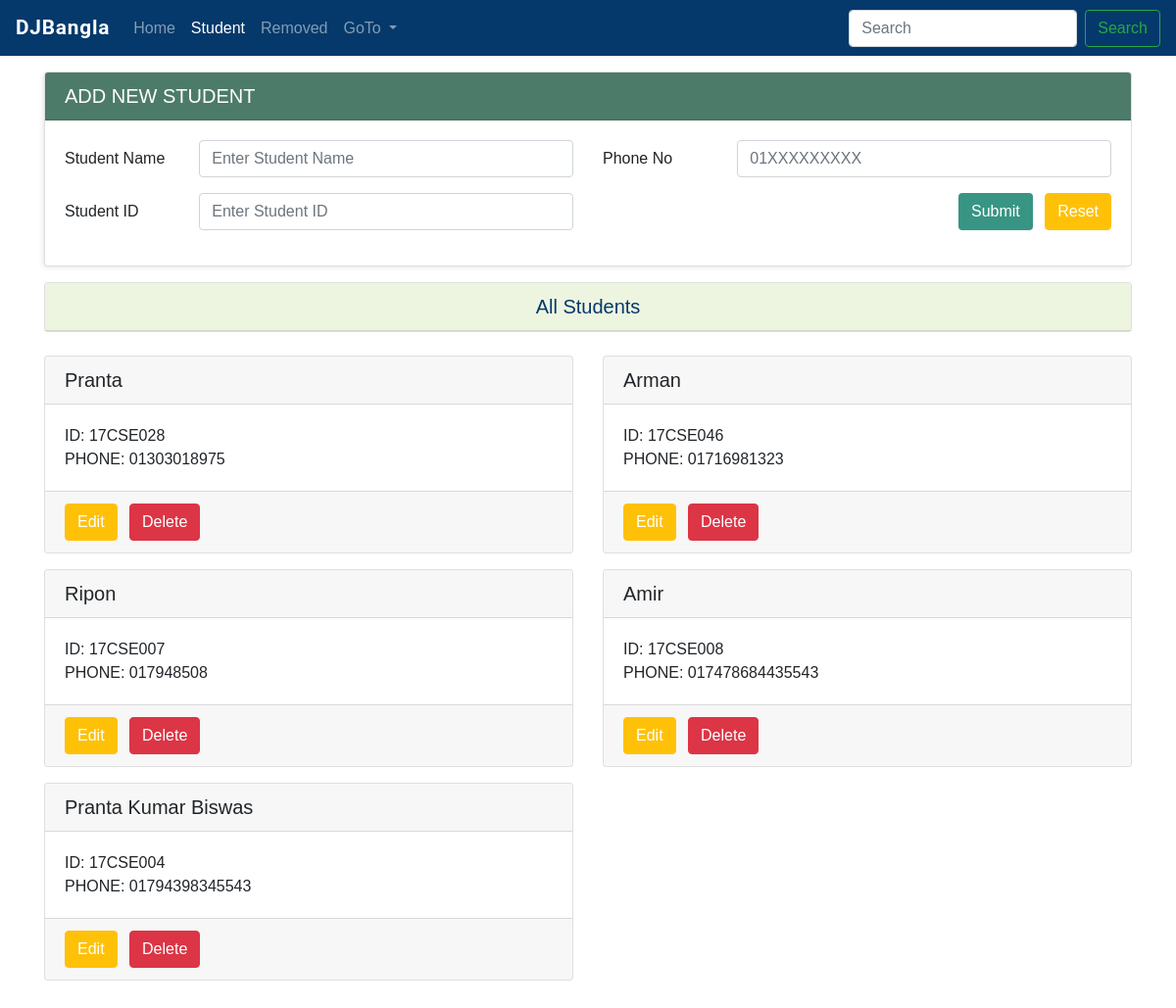
Page /crudsearch/student/?stu_page=2 on the earlier database version.
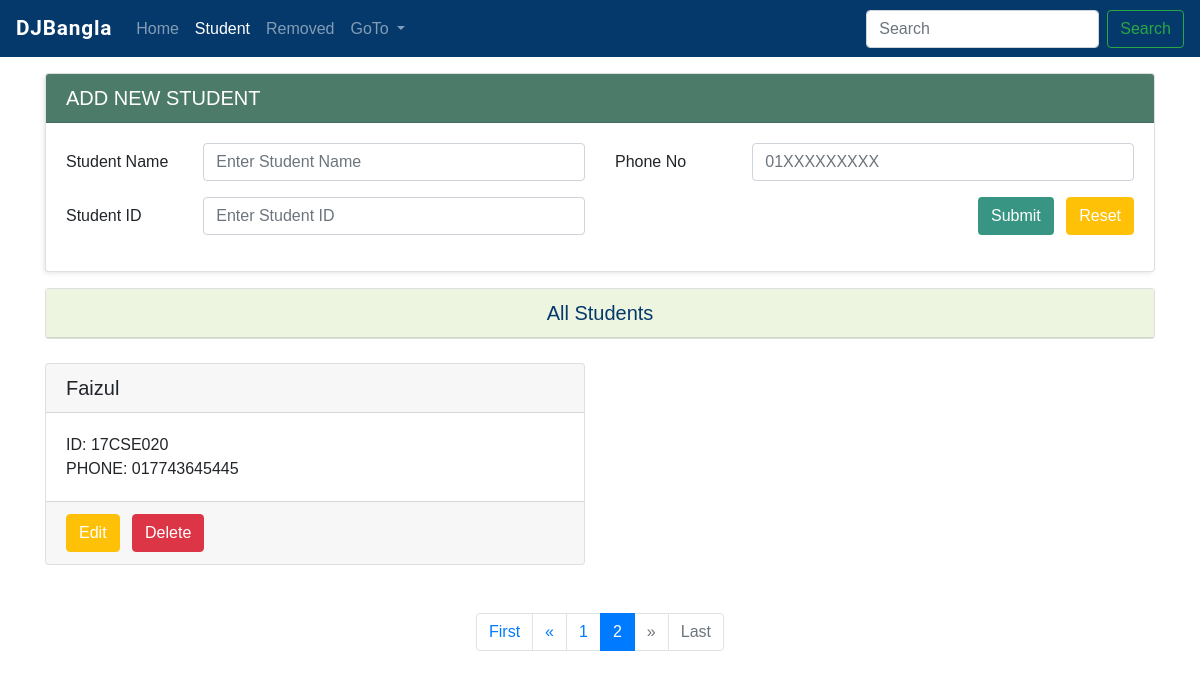
Same page on the later database version.
### crudsearch/models.py (models this page shows, shortened)
class Student(models.Model):
    name = models.CharField( max_length=50)
    student_id = models.CharField(max_length=50, unique = True)
    phone = models.CharField(max_length=50)

### crudsearch/views.py (the view)
# urls.py: path('student/',views.crudsearch_student, name="crudsearch_student"),
def crudsearch_student(request):
    student = Student.objects.all()
    stu_paginator = Paginator(student, 6)
    stu_page = request.GET.get('stu_page')
    try:
        student = stu_paginator.page(stu_page)
    except PageNotAnInteger:
        student = stu_paginator.page(1)
    except EmptyPage:
        student = stu_paginator.page(stu_paginator.num_pages)
    if request.method == 'POST':
        myform = StudentRegistration(request.POST)
        if myform.is_valid():
            name = myform.cleaned_data['name']
            student_id = myform.cleaned_data['student_id']
            phone = myform.cleaned_data['phone']
            register = Student(name = name, student_id = student_id, phone = phone)
            register.save()
            messages.success(request, 'Student Added successfully')
            return HttpResponseRedirect('/crudsearch/student/')
    else:
        myform = StudentRegistration()
    diction = {'myform':myform, 'student':student}
    return render(request, 'crudsearch/student.html', context = diction)

### crudsearch/forms.py (shortened to what this page needs)
class StudentRegistration(forms.ModelForm):
    class Meta:
        model = Student
        fields = ['name', 'student_id', 'phone']

### templates/crudsearch/student.html (shortened to what the changed rows need)
{% extends 'crudsearch/base.html' %}
{% block extracsscdn %}
<link href="https://cdn.jsdelivr.net/npm/select2@4.1.0-beta.1/dist/css/select2.min.css" rel="stylesheet" />
{% endblock extracsscdn %}
{% block body %}
<div class="container pt-3">
<div class="row">
    {% if student %}
            {% for student in student %}
            <div class="col-md-6 col-sm-6 mt-3">
            <div class="card ">
                <div class="card-header">
                    <h5>{{student.name}}</h5>
                </div>
                <div class="card-body">
                    ID: {{student.student_id}}
                    <br>
                    PHONE: {{ student.phone }}
                </div>
                <div class="card-footer">
                    <a href="{% url 'crudsearch_student_edit' student.id %}" class="btn btn-warning text-white">Edit</a>
                    <span>
                        <form action="{% url 'crudsearch_delete_student' student.id %}" method="POST" class="d-inline">
                            <button class="btn btn-danger ml-2">Delete</button>
                        </form>
                    </span>
                </div>
            </div>
        </div>
            {% endfor %}
        {% else %}
            <alert class="alert-warning">No data Available</alert>
        {% endif %}
    </div>
    <br><br>
        {% if student.paginator.num_pages > 1 %}
        <nav aria-label="Page navigation">
            <ul class="pagination justify-content-center">
                {% if student.paginator.num_pages != 1 %}
                    <li class="page-item"><a class="page-link" href="?stu_page=1">First</a></li>
                {% else %}
                    <li class="page-item disabled"><a class="page-link" href="#">First</a></li>
                {% endif %}
                {% if student.has_previous %}
                    <li class="page-item"><a class="page-link" href="?stu_page={{ student.previous_page_number }}">&laquo;</a></li>
                {% else %}
                    <li class="page-item disabled"><a class="page-link" href="#">&laquo;</a></li>
                {% endif %}
                {% for i in student.paginator.page_range %}
                    {% if student.number == i %}
                        <li class="page-item active"><a class="page-link" href="#">{{ i }} <span class="sr-only">(current)</span></a></li>
                    {% elif student.number > i|add:"-5" and student.number < i|add:"+5"%}
                        <li class="page-item"><a class="page-link" href="?stu_page={{ i }}">{{ i }}</a></li>
                    {% endif %}
                {% endfor %}
                {% if project.has_next %}
                    <li class="page-item"><a class="page-link" href="?stu_page={{ project.next_page_number }}">&raquo;</a></li>
                {% else %}
                    <li class="page-item disabled"><a class="page-link" href="#">&raquo;</a></li>
                {% endif %}
                {% if project.paginator.num_pages != project.number %}
                    <li class="page-item"><a class="page-link" href="?stu_page={{ project.paginator.num_pages }}">Last</a></li>
                {% else %}
                    <li class="page-item disabled"><a class="page-link" href="#">Last</a></li>
                {% endif %}
            </ul>
        </nav>
        {% endif %}
        <br><br>
        <br><br>
{% endblock body %}

Differences in the rows shown:
no longer on this page (row edited): Student: name "Pranta", student_id "17CSE028", phone "01303018975"
no longer on this page (row unchanged): Student: name "Arman", student_id "17CSE046", phone "01716981323"
no longer on this page (row unchanged): Student: name "Ripon", student_id "17CSE007", phone "017948508"
no longer on this page (row unchanged): Student: name "Amir", student_id "17CSE008", phone "017478684435543"
removed Student: name "Pranta Kumar Biswas", student_id "17CSE004", phone "01794398345543"
added Student: name "Faizul", student_id "17CSE020", phone "017743645445"
Other differences:
text now shown: "First « » Last"
new list line: "1"
new list line: "2"
